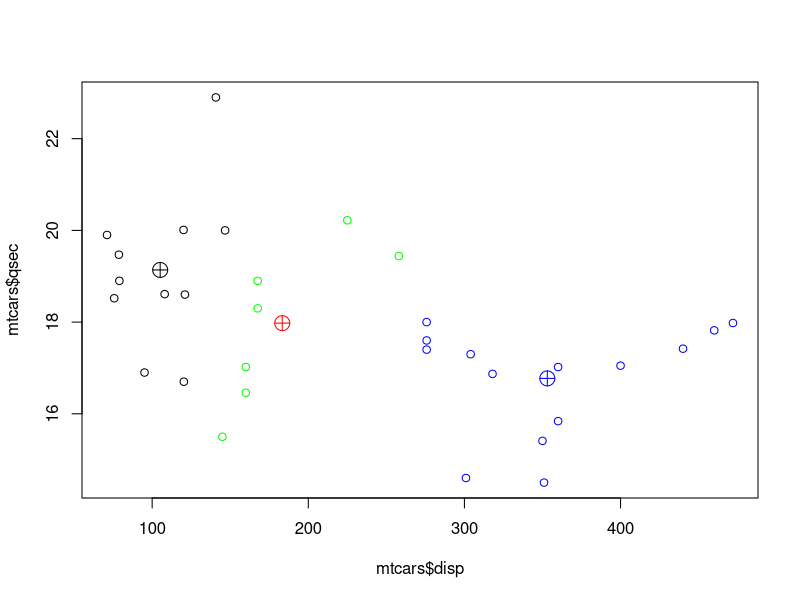

R code for this plot:
k <- kmeans(mtcars[,c(3,4,5,6,7)],3)

head(mtcars[,c(3,4,5,6,7)])

# let's build a shiny app around this for day 2.


# a 2-dimensional example
plot(mtcars$disp,mtcars$qsec,
     col = c("black","blue","green")[k$cluster])
points(k$centers[,"disp"],
       k$centers[,"qsec"],
       col = c("black","blue","red"),
       pch = 10, cex = 2)
